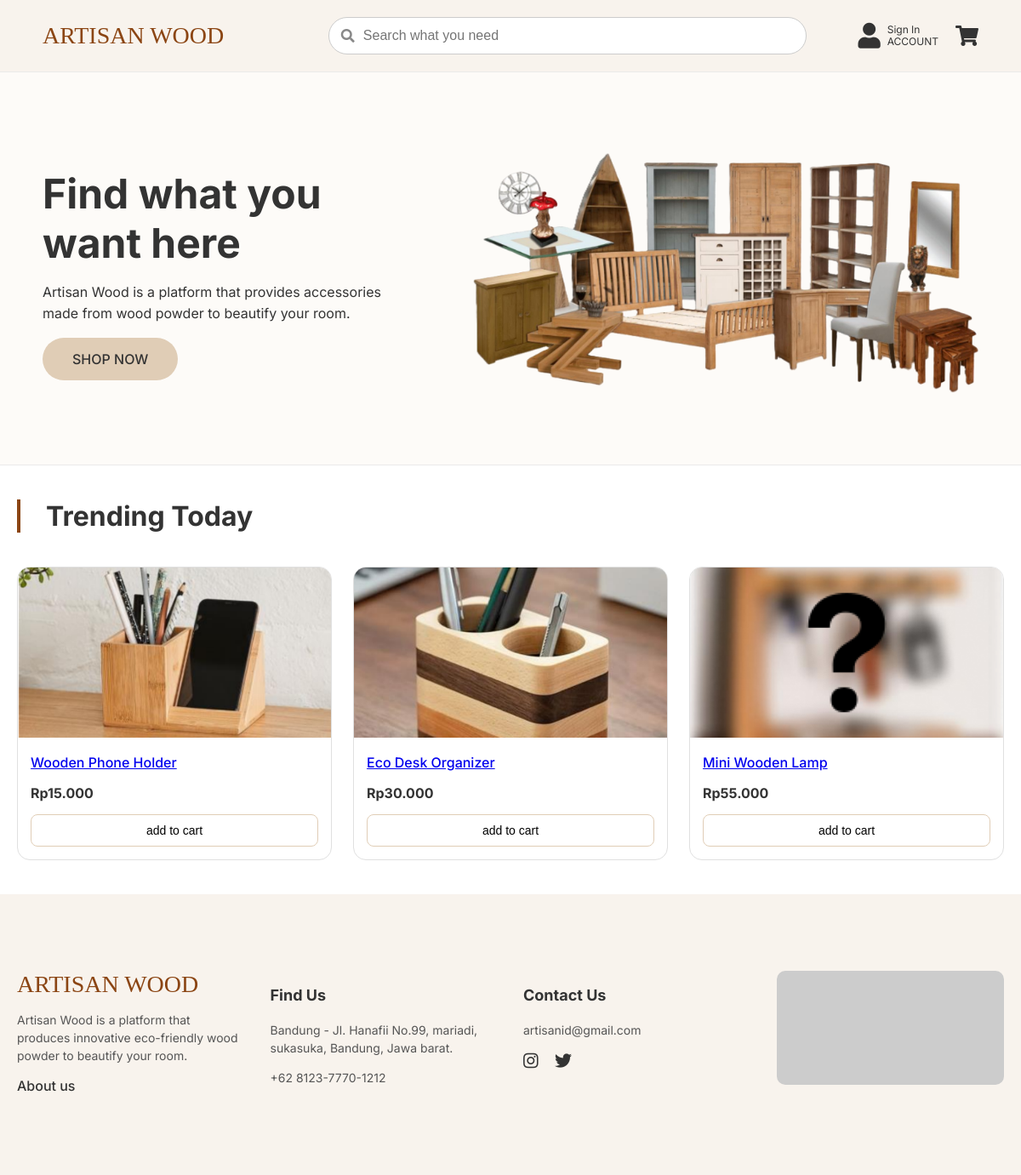
The app's page /, older data.
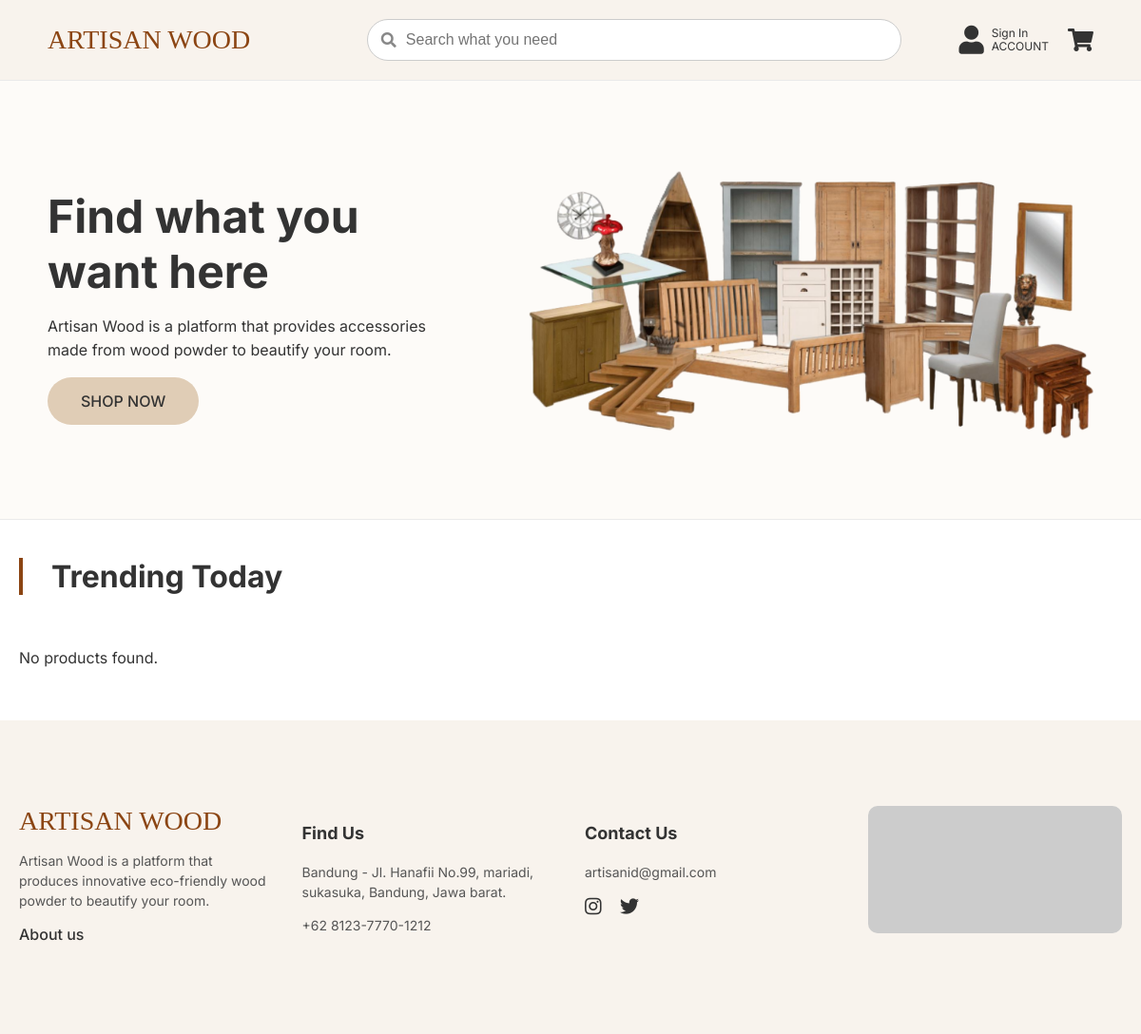
The same page, newer data.
### tables this page shows
CREATE TABLE `products` (
  `id` int(11) NOT NULL,
  `name` varchar(255) NOT NULL,
  `description` text DEFAULT NULL,
  `price` decimal(10,2) NOT NULL,
  `image` varchar(255) DEFAULT NULL,
  `stock` int(11) DEFAULT 0,
  `created_at` timestamp NOT NULL DEFAULT current_timestamp()
);

### index.php (the view, shortened to what this page needs)
<?php include 'db_connect.php'; ?>
<!DOCTYPE html>
<html lang="id">
<head>
    <link rel="stylesheet" href="https://cdnjs.cloudflare.com/ajax/libs/font-awesome/6.0.0-beta3/css/all.min.css">
    <link rel="stylesheet" href="./assets/css/style.css">
</head>
<body>
<?php include 'header.php'; ?>
<main>
    <section class="hero">
        <div class="hero-text">
            <h1>Find what you want here</h1>
            <p>Artisan Wood is a platform that provides accessories made from wood powder to beautify your room.</p>
            <a href="#" class="btn-shop">SHOP NOW</a>
        </div>
        <div class="hero-image">
            <img src="assets/images/Gambar-6.png" alt="Furniture collection">
        </div>
    </section>
    <section class="trending container">
        <h2>Trending Today</h2>
        <div class="product-grid">
            <?php
            $sql = "SELECT * FROM products";
            $result = $conn->query($sql);
            if ($result->num_rows > 0) {
                while ($row = $result->fetch_assoc()) {
                    echo '<div class="product-card">';
                    echo '<a href="product.php?id=' . $row['id'] . '">';
                    echo '<img src="' . $row['image'] . '" alt="' . htmlspecialchars($row['name']) . '">';
                    echo '</a>';
                    echo '<div class="product-card-info">';
                    echo '<a href="product.php?id=' . $row['id'] . '">';
                    echo '<h3>' . htmlspecialchars($row['name']) . '</h3>';
                    echo '</a>';
                    echo '<p class="price">Rp' . number_format($row['price'], 0, ',', '.') . '</p>';
                    echo '<form action="cart.php" method="POST">';
                    echo '<button type="submit" class="btn-action">add to cart</button>';
                    echo '</form>';
                    echo '</div></div>';
                }
            } else {
                echo "<p>No products found.</p>";
            }
            ?>
        </div>
    </section>
</main>
<?php include 'footer.php'; ?>
</body>
</html>

Row changes from the older to the newer data that the page shows:
removed products: image (picture), name "Wooden Phone Holder", price "15.000"
removed products: image (picture), name "Eco Desk Organizer", price "30.000"
removed products: image (picture), name "Mini Wooden Lamp", price "55.000"
Text that changed along with them:
text now shown: "No products found."
